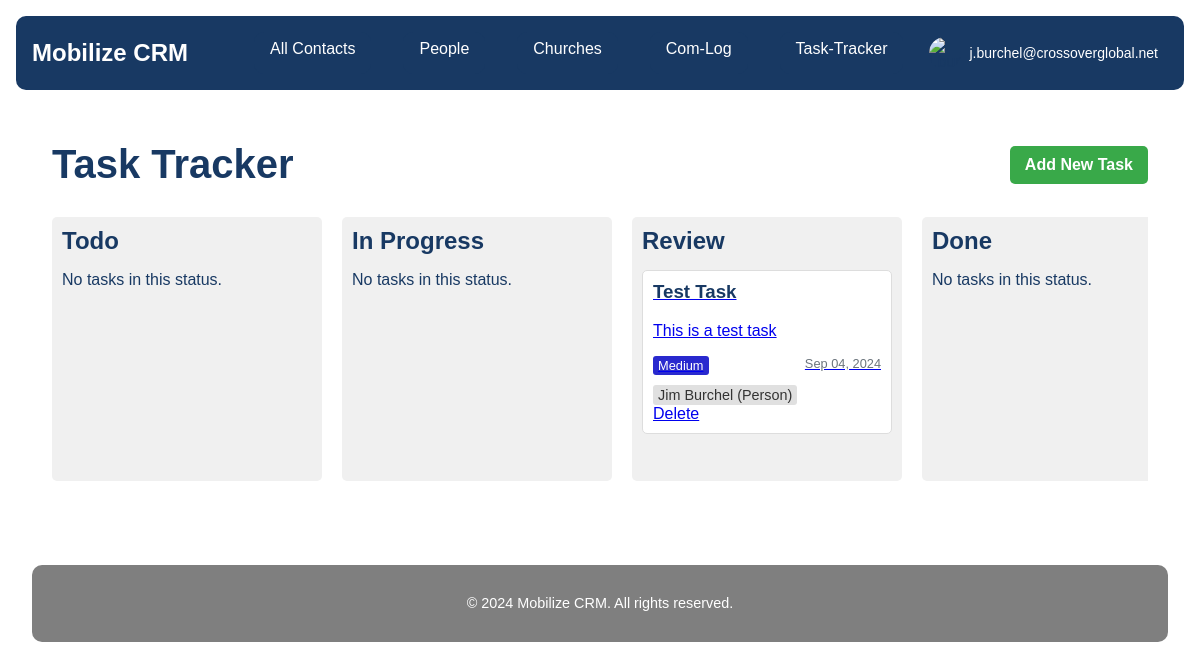
Before: /task-tracker/ (signed in) with the older database file.
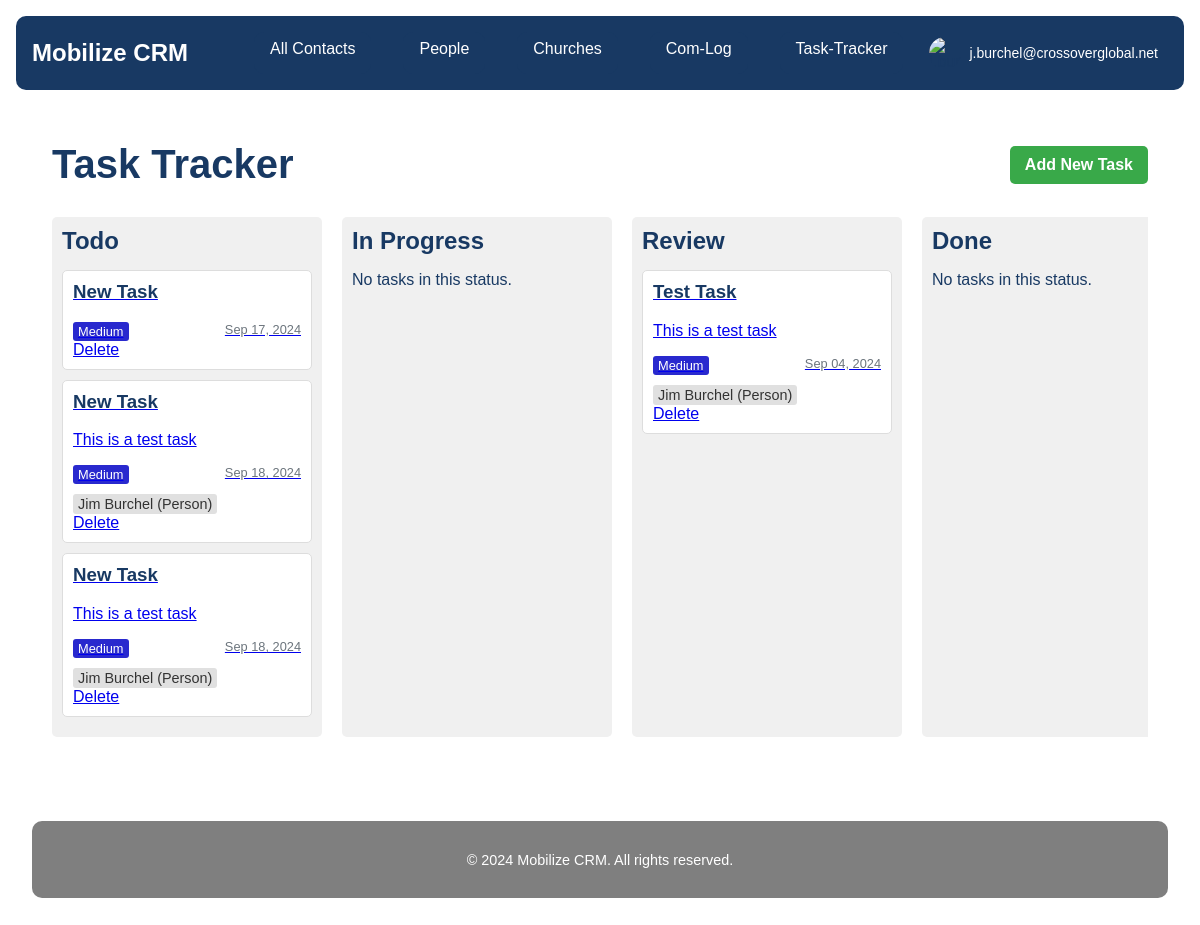
After: the same page with the newer database file.
### userprofile/models.py (models this page shows, shortened)
class CustomUser(AbstractUser):
    profile_image = models.ImageField(upload_to='profile_images/', null=True, blank=True)
    profile_thumbnail = models.ImageField(upload_to='profile_thumbnails/', null=True, blank=True)
    email_signature = models.TextField(blank=True, null=True)
    google_refresh_token = models.CharField(max_length=255, blank=True, null=True)
    groups = models.ManyToManyField(
        'auth.Group',
        verbose_name='groups',
        blank=True,
        help_text='The groups this user belongs to. A user will get all permissions granted to each of their groups.',
        related_name='customuser_set',
        related_query_name='customuser',
    )
    user_permissions = models.ManyToManyField(
        'auth.Permission',
        verbose_name='user permissions',
        blank=True,
        help_text='Specific permissions for this user.',
        related_name='customuser_set',
        related_query_name='customuser',
    )

### task_tracker/models.py (models this page shows, shortened)
class Task(models.Model):
    STATUS_CHOICES = [
        ('todo', 'To Do'),
        ('in progress', 'In Progress'),
        ('review', 'Review'),
        ('done', 'Done'),
    ]
    PRIORITY_CHOICES = [
        ('low', 'Low'),
        ('medium', 'Medium'),
        ('high', 'High'),
        ('urgent', 'Urgent'),
    ]
    REMINDER_CHOICES = [
        ('15_min', '15 minutes before'),
        ('30_min', '30 minutes before'),
        ('1_hour', '1 hour before'),
        ('2_hours', '2 hours before'),
        ('1_day', '1 day before'),
        ('1_week', '1 week before'),
        ('custom', 'Custom'),
    ]
    title = models.CharField(max_length=200)
    description = models.TextField(blank=True)
    status = models.CharField(max_length=20, choices=STATUS_CHOICES, default='todo')
    priority = models.CharField(max_length=20, choices=PRIORITY_CHOICES, default='medium')
    assigned_to = models.ForeignKey(User, on_delete=models.SET_NULL, null=True, blank=True, related_name='assigned_tasks')
    created_by = models.ForeignKey(User, on_delete=models.CASCADE, related_name='created_tasks')
    created_at = models.DateTimeField(auto_now_add=True)
    updated_at = models.DateTimeField(auto_now=True)
    due_date = models.DateTimeField(default=timezone.now, null=True, blank=True)
    contact = models.ForeignKey(Contact, on_delete=models.SET_NULL, null=True, blank=True, related_name='tasks')
    google_calendar_event_id = models.CharField(max_length=255, blank=True, null=True)
    reminder = models.CharField(max_length=20, choices=REMINDER_CHOICES, default='30_min')
    custom_reminder = models.IntegerField(null=True, blank=True, help_text="Custom reminder time in minutes")
    class Meta:
        ordering = ['-created_at']

### contacts/models.py (models this page shows, shortened)
class Contact(models.Model):
    STATE = (
        ('al', 'AL'), ('ak', 'AK'), ('az', 'AZ'), ('ar', 'AR'), ('ca', 'CA'),('co', 'CO'),('ct', 'CT'),('de', 'DE'), ('fl', 'FL'), ('ga', 'GA'),
        ('hi', 'HI'), ('id', 'ID'), ('il', 'IL'), ('in', 'IN'), ('ia', 'IA'), ('ks', 'KS'), ('ky', 'KY'), ('la', 'LA'), ('me', 'ME'),
        ('md', 'MD'), ('ma', 'MA'), ('mi', 'MI'), ('mn', 'MN'), ('ms', 'MS'), ('mo', 'MO'), ('mt', 'MT'), ('ne', 'NE'), ('nv', 'NV'),
        ('nh', 'NH'), ('nj', 'NJ'), ('nm', 'NM'), ('ny', 'NY'), ('nc', 'NC'), ('nd', 'ND'), ('oh', 'OH'), ('ok', 'OK'), ('or', 'OR'),
        ('pa', 'PA'), ('ri', 'RI'), ('sc', 'SC'), ('sd', 'SD'), ('tn', 'TN'), ('tx', 'TX'), ('ut', 'UT'), ('vt', 'VT'), ('va', 'VA'),
        ('wa', 'WA'), ('wv', 'WV'), ('wi', 'WI'), ('wy', 'WY'),('dc', 'DC')
    )
    PREFERRED_CONTACT_METHODS = (
        ('email', 'Email'),('phone', 'Phone'),('text', 'Text'),('Facebook Messanger',
        'Facebook Messanger'),('whatsapp', 'Whatsapp'),('groupme', 'Groupme'),('signal', 'Signal'),('other', 'Other')
    )
    church_name = models.CharField(max_length=100, null=True, blank=True)
    first_name = models.CharField(max_length=100)
    last_name = models.CharField(max_length=100)
    image = models.ImageField(upload_to=get_image_path, null=True, blank=True)
    preferred_contact_method = models.CharField(max_length=100, choices=PREFERRED_CONTACT_METHODS)
    phone = models.CharField(max_length=50)
    email = models.EmailField()
    street_address = models.CharField(max_length=200, null=True, blank=True)
    city = models.CharField(max_length=100, null=True, blank=True)
    state = models.CharField(max_length=2, choices=STATE, null=True, blank=True)
    zip_code = models.CharField(max_length=10, null=True, blank=True)
    initial_notes = models.TextField(null=True, blank=True)
    date_created = models.DateField(auto_now_add=True,null=True, blank=True)
    date_modified = models.DateField(auto_now=True,null=True, blank=True)

### task_tracker/views.py (the view)
# urls.py: path('', views.TaskListView.as_view(), name='task_list'),
@method_decorator(login_required, name='dispatch')
class TaskListView(ListView, LoginRequiredMixin):
    model = Task
    template_name = 'task_tracker/task_list.html'
    context_object_name = 'tasks'
    def get_context_data(self, **kwargs):
        context = super().get_context_data(**kwargs)
        context['task_statuses'] = {
            'todo': Task.objects.filter(status='todo').order_by('due_date'),
            'in progress': Task.objects.filter(status='in progress').order_by('due_date'),
            'review': Task.objects.filter(status='review').order_by('due_date'),
            'done': Task.objects.filter(status='done').order_by('due_date')
        }
        return context

### task_tracker/templates/task_tracker/task_list.html (shortened to what this page needs)
{% extends 'core/base.html' %}
{% load static %}
{% block extra_css %}
<link rel="stylesheet" href="{% static 'css/task_list.css' %}">
{% endblock %}
{% block content %}
<div class="container task-tracker-container">
    <div class="task-header">
        <h1 id="task-tracker" class="task-title">Task Tracker</h1>
        <a href="{% url 'task_tracker:task_create' %}" class="btn btn-primary">Add New Task</a>
    </div>
    <div class="task-board">
        {% for status, tasks in task_statuses.items %}
        <div class="task-column">
            <h2>{{ status|title }}</h2>
            <div id="{{ status }}" class="task-list">
                {% for task in tasks %}
                <div class="task-card" draggable="true" data-task-id="{{ task.id }}">
                    <a href="{% url 'task_tracker:task_update' task.id %}">
                        <h3>{{ task.title }}</h3>
                        <p>{{ task.description|truncatewords:20 }}</p>
                        <div class="task-meta">
                            <span class="priority {{ task.priority }}">{{ task.get_priority_display }}</span>
                            <span class="due-date">{{ task.due_date|date:"M d, Y" }}</span>
                        </div>
                        {% if task.contact %}
                        <div class="task-contact">
                            {% if task.contact.church %}
                            <a href="{% url 'contacts:church_detail' task.contact.church.id %}" class="contact-link">
                                {{ task.contact.church.church_name }} (Church)
                            </a>
                            {% elif task.contact.people %}
                            <a href="{% url 'contacts:person_detail' task.contact.people.id %}" class="contact-link">
                                {{ task.contact.people.first_name }} {{ task.contact.people.last_name }} (Person)
                            </a>
                            {% else %}
                            <span class="contact-link">{{ task.contact }} (Unknown type)</span>
                            {% endif %}
                        </div>
                        {% endif %}
                    </a>
                    <a href="{% url 'task_tracker:task_delete' task.id %}" class="task-delete-link">Delete</a>
                </div>
                {% empty %}
                <p class="no-tasks-message">No tasks in this status.</p>
                {% endfor %}
            </div>
        </div>
        {% endfor %}
    </div>
</div>
{% endblock %}

### core/templates/core/base.html (shortened to what this page needs)
{% load static %}
<!DOCTYPE html>
<html lang="en">
<head>
    {% block extra_css %}{% endblock %}
    <link rel="stylesheet" href="{% static 'css/main.css' %}">
</head>
<body>
    {% include 'core/partials/nav.html' %}
    <main id="app">
        {% block content %}{% endblock %}
    </main>
    {% include 'core/partials/footer.html' %}
</body>
</html>

### core/templates/core/partials/nav.html (shortened to what this page needs)
{% load static %}
<nav class="navbar">
    <a href="/" class="navbar-brand">Mobilize CRM</a>
    <div class="navbar-menu">
        <a href="{% url 'contacts:contact_list' %}" class="navbar-item {% if request.resolver_match.url_name == 'all_contacts' %}active{% endif %}">All Contacts</a>
        <a href="{% url 'contacts:people_list' %}" class="navbar-item {% if request.resolver_match.url_name == 'people_list' %}active{% endif %}">People</a>
        <a href="{% url 'contacts:church_list' %}" class="navbar-item {% if request.resolver_match.url_name == 'church_list' %}active{% endif %}">Churches</a>
        <a href=" {% url 'com_log:list' %}" class="navbar-item {% if request.resolver_match.url_name == 'com_log' %}active{% endif %}">Com-Log</a>
        <a href="{% url 'task_tracker:task_list' %}" class="navbar-item {% if request.resolver_match.url_name == 'task_tracker' %}active{% endif %}">Task-Tracker</a>
        {% if user.is_authenticated %}
            <div class="user-menu">
                {% if user.has_profile_thumbnail %}
                    <img src="{{ user.profile_thumbnail.url }}" alt="{{ user.username }}" class="user-avatar">
                {% elif user.has_profile_image %}
                    <img src="{{ user.profile_image.url }}" alt="{{ user.username }}" class="user-avatar">
                {% else %}
                    <img src="{% static 'images/default_thumbnail.png' %}" alt="{{ user.username }}" class="user-avatar">
                {% endif %}
                <span class="user-menu-text">{{ user.username }}</span>
            </div>
        {% else %}
            <a href="{% url 'userprofile:login' %}" class="navbar-item {% if request.resolver_match.url_name == 'login' %}active{% endif %}">Login</a>
        {% endif %}
    </div>
</nav>
<antArtifact identifier="navbar-template-with-debug" type="application/vnd.ant.code" language="html" title="core/templates/core/partials/nav.html (dropdown-content section)">

### core/templates/core/partials/footer.html
<footer class="footer">
    <div class="footer-content">
        <p>&copy; 2024 Mobilize CRM. All rights reserved.</p>
    </div>
</footer>

### static/css/task_list.css (style rules this page uses)
:root { --primary-blue: #183963; --primary-green: #39A949; --primary-gray: #7F7F7F; --primary-white: #FFFFFF; }
.task-tracker-container { max-width: 1200px; margin: 0 auto; padding: 20px; font-family: Arial, sans-serif; }
.task-header { display: flex; justify-content: space-between; align-items: center; margin-bottom: 30px; }
.task-title { color: var(--primary-blue); margin: 0; font-size: 2.5em; }
.btn-primary { background-color: var(--primary-green); color: var(--primary-white); padding: 10px 15px; border: none; border-radius: 5px; text-decoration: none; font-weight: bold; transition: background-color 0.3s; }
.task-board { display: flex; gap: 20px; overflow-x: auto; }
.task-column { flex: 1; min-width: 250px; background-color: #f0f0f0; border-radius: 5px; padding: 10px; }
.task-column h2 { color: var(--primary-blue); margin-top: 0; margin-bottom: 15px; }
.task-list { min-height: 200px; }
.task-card { background-color: white; border: 1px solid #ddd; border-radius: 5px; padding: 10px; margin-bottom: 10px; cursor: move; }
.task-card h3 { margin-top: 0; color: var(--primary-blue); }
.task-card .task-contact { margin-top: 10px; font-size: 0.9em; }
.task-card .contact-link { display: inline-block; padding: 2px 5px; background-color: #e0e0e0; border-radius: 3px; color: #333; text-decoration: none; transition: background-color 0.3s ease; }
.task-meta { display: flex; justify-content: space-between; margin-top: 10px; font-size: 0.8em; }
.priority { padding: 2px 5px; border-radius: 3px; color: white; }
.priority.medium { background-color: rgb(41, 41, 206); }
.due-date { color: #6c757d; }

### static/css/main.css (style rules this page uses)
:root { --primary-blue: #183963; --primary-green: #39A949; --primary-gray: #7F7F7F; --primary-white: #FFFFFF; }
body { margin: 0; font-family: Arial, sans-serif; color: var(--primary-blue); background-color: var(--primary-white); }
.navbar { background-color: var(--primary-blue); padding: 1rem; display: flex; justify-content: space-between; align-items: center; margin: 1rem; border-radius: 10px; margin-bottom: auto !important; }
.navbar-brand { color: var(--primary-white); text-decoration: none; font-size: 1.5rem; font-weight: bold; }
.navbar-menu { display: flex; border-radius: 10px; }
.navbar-item { color: var(--primary-white); text-decoration: none; padding: 0.5rem 1rem; margin: 0 1rem; transition: background-color 0.3s; background-color: var(--primary-blue); border-radius: 10px !important; }
.footer { background-color: var(--primary-gray); color: var(--primary-white); padding: 1rem 1rem; margin-top: auto; text-align: center; margin: 2rem; border-radius: 10px; }
.footer-content { text-align: center; font-size: 0.9rem; }
main { flex: 1; padding: 2rem; }
.user-menu { position: relative; display: flex; align-items: center; cursor: pointer; padding: 5px 10px; border-radius: 15px; transition: background-color 0.3s ease; }
.user-avatar { width: 32px; height: 32px; border-radius: 50%; object-fit: cover; margin-right: 8px; }
.user-menu-text { color: var(--primary-white); font-size: 14px; }

Changed rows visible on the page:
added Task: title "New Task", priority "Medium", due_date "Sep 17, 2024", shown under "Todo"
added Task: title "New Task", description "This is a test task", priority "Medium", due_date "Sep 18, 2024", contact.people.first_name "Jim", contact.people.last_name "Burchel", shown under "Todo"
added Task: title "New Task", description "This is a test task", priority "Medium", due_date "Sep 18, 2024", contact.people.first_name "Jim", contact.people.last_name "Burchel", shown under "Todo"
Other visible differences:
list line gone: "No tasks in this status."
